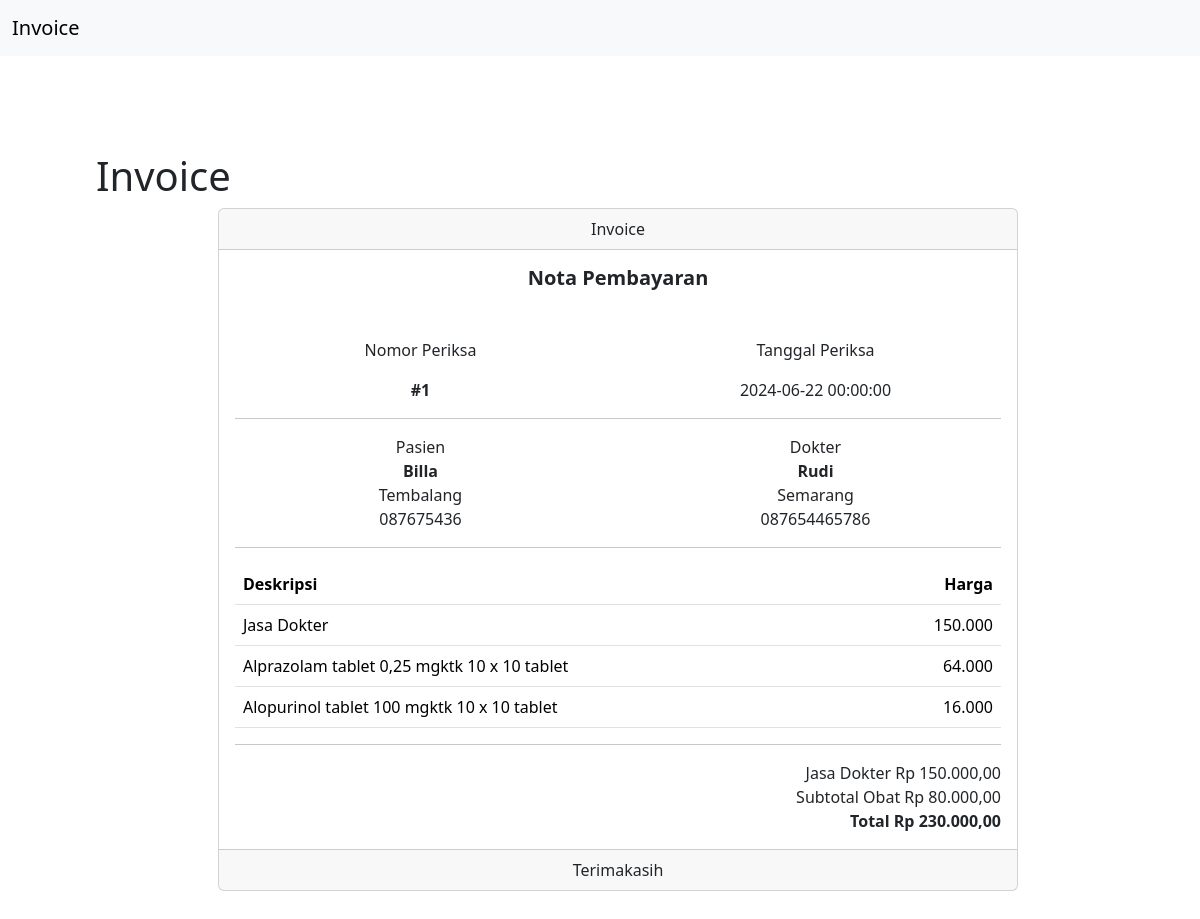
The page /nota.php?id=1 on the database its author committed.
### tables this page shows
CREATE TABLE `periksa` (
  `id` int(11) NOT NULL,
  `id_dokter` int(11) UNSIGNED NOT NULL,
  `id_pasien` int(11) UNSIGNED NOT NULL,
  `tgl_periksa` datetime NOT NULL,
  `catatan` text NOT NULL
);

CREATE TABLE `pasien` (
  `id` int(10) UNSIGNED NOT NULL,
  `nama` varchar(255) NOT NULL,
  `alamat` varchar(255) NOT NULL,
  `no_hp` varchar(50) NOT NULL
);

CREATE TABLE `dokter` (
  `id` int(10) UNSIGNED NOT NULL,
  `nama` varchar(255) NOT NULL,
  `alamat` varchar(255) NOT NULL,
  `no_hp` varchar(50) NOT NULL
);

CREATE TABLE `detail_periksa` (
  `id` int(11) NOT NULL,
  `id_periksa` int(11) NOT NULL,
  `id_obat` int(11) NOT NULL
);

CREATE TABLE `obat` (
  `id` int(11) NOT NULL,
  `nama_obat` varchar(50) NOT NULL,
  `kemasan` varchar(35) NOT NULL,
  `harga` int(11) NOT NULL
);

### functions.php (called while the page is built, shortened)
<?php
$conn = mysqli_connect("localhost", "root", "root", "naja_uts");
function query($query)
{
    global $conn;
    $result = mysqli_query($conn, $query);
    $rows = [];
    while ($row = mysqli_fetch_assoc($result)) {
        $rows[] = $row;
    }
    return $rows;
}

### nota.php (the view, shortened to what this page needs)
<?php
require 'functions.php';
$id = $_GET['id'];
$data = query("SELECT periksa.*, dokter.nama as dokter_nama, dokter.alamat as dokter_alamat, dokter.no_hp as dokter_no_hp, pasien.nama as pasien_nama, pasien.alamat as pasien_alamat, pasien.no_hp as pasien_no_hp FROM periksa INNER JOIN dokter ON dokter.id=periksa.id_dokter INNER JOIN pasien ON pasien.id=periksa.id_pasien WHERE periksa.id = $id");
$dataObat = query("SELECT detail_periksa.*, obat.nama_obat, obat.kemasan, obat.harga FROM detail_periksa INNER JOIN obat ON obat.id=detail_periksa.id_obat WHERE detail_periksa.id_periksa = $id");
?>
<!DOCTYPE html>
<html lang="en">
<head>
    <link href="https://cdn.jsdelivr.net/npm/bootstrap@5.3.3/dist/css/bootstrap.min.css" rel="stylesheet">
  </head>
  <body>
  <nav class="navbar navbar-expand-lg bg-body-tertiary">
    <div class="container-fluid">
        <a class="navbar-brand" href="#">Invoice</a>
    </div>
    </nav>
    <?php foreach($data as $p):?>
        <div class="container p-5 m-5">
        <h1>Invoice</h1>
        <div class="card mx-auto" style="width: 50rem;">
            <div class="card-header text-center">
                Invoice
            </div>
            <div class="card-body">
                <h5 class="card-title mb-5 text-center"><b>Nota Pembayaran</b></h5>
                <div class="row text-center">
                    <div class="col-6">
                        <p class="card-text">Nomor Periksa</p>
                        <p class="card-text"><b>#<?=$p['id']?></b></p>
                    </div>
                    <div class="col-6">
                        <p class="card-text">Tanggal Periksa</p>
                        <p class="card-text"><?=$p['tgl_periksa']?></p>
                    </div>
                </div>
                <hr>
                <div class="row text-center">
                    <div class="col-6">
                        <p class="card-text">Pasien<br>
                            <b><?=$p['pasien_nama']?></b><br>
                            <?=$p['pasien_alamat']?><br>
                            <?=$p['pasien_no_hp']?></p>
                    </div>
                    <div class="col-6">
                        <p class="card-text">Dokter<br>
                            <b><?=$p['dokter_nama']?></b><br>
                            <?=$p['dokter_alamat']?><br>
                            <?=$p['dokter_no_hp']?></p>
                    </div>
                </div>
                <hr>
                <table class="table">
                <thead>
                    <tr>
                    <th scope="col">Deskripsi</th>
                    <th scope="col" class="text-end">Harga</th>
                    </tr>
                </thead>
                <tbody >
                    <tr>
                    <td>Jasa Dokter</td>
                    <td class="text-end">150.000</td>
                    </tr>
                    <?php
                    $totalObat = 0;
                    foreach($dataObat as $do):?>
                    <tr>
                    <td><?=$do['nama_obat'] . $do['kemasan']?></td>
                    <td class="text-end"> <?= number_format($do['harga'], 0,',','.')?></td>
                    </tr>
                    <?php
                    $totalObat+=$do['harga'];
                    endforeach; ?>
                </tbody>
                </table>
                <hr>
                <div class="row">
                    <div class="col-8"></div>
                    <div class="col-4 text-end">
                        <p class="card-text">Jasa Dokter Rp 150.000,00 <br>
                        Subtotal Obat Rp <?=number_format( $totalObat, 0, ',', '.')?>,00<br>
                        <b>Total Rp <?=number_format( ($totalObat+150000), 0, ',', '.')?>,00</b></p>
                    </div>
                </div>
            </div>
            <div class="card-footer text-center">
                Terimakasih
            </div>
        </div>
    </div>
    <?php endforeach;?>
  </body>
</html>

### rows shown on the page
periksa: id "1", tgl_periksa "2024-06-22 00:00:00", id_pasien.nama "Billa", id_pasien.alamat "Tembalang", id_pasien.no_hp "087675436", id_dokter.nama "Rudi", id_dokter.alamat "Semarang", id_dokter.no_hp "087654465786", totalObat "80.000", totalObat "230.000"
detail_periksa: id_obat.nama_obat "Alprazolam tablet 0,25 mg", id_obat.kemasan "ktk 10 x 10 tablet", id_obat.harga "64.000"
detail_periksa: id_obat.nama_obat "Alopurinol tablet 100 mg", id_obat.kemasan "ktk 10 x 10 tablet", id_obat.harga "16.000"
